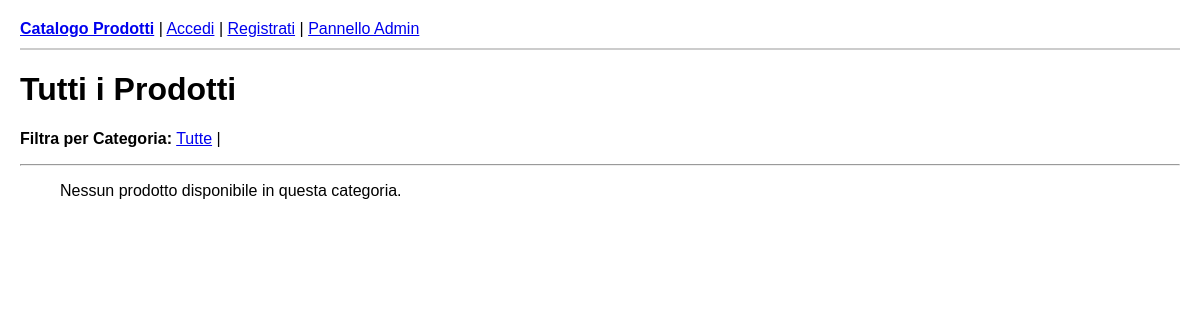
The app's page /, older data.
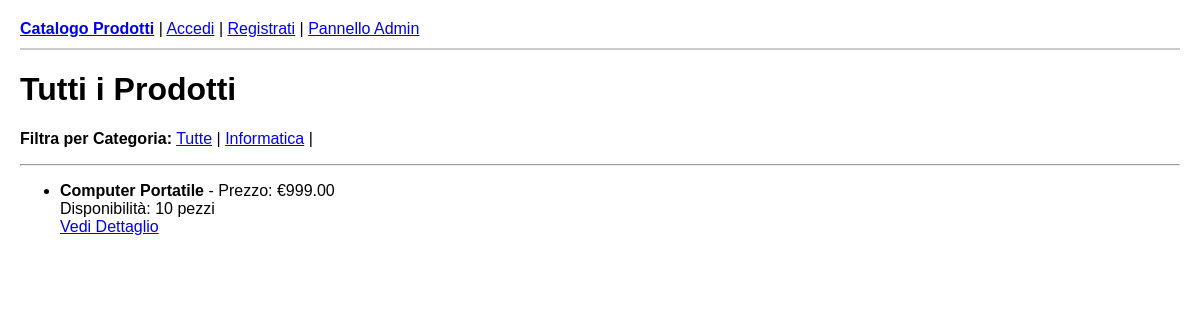
The same page, newer data.
### store/models.py (models this page shows, shortened)
class Category(models.Model):
    name = models.CharField(max_length=100, verbose_name="Nome Categoria")
    slug = models.SlugField(unique=True, verbose_name="Slug URL")
    description = models.TextField(blank=True, verbose_name="Descrizione")
    class Meta:
        verbose_name = "Categoria"
        verbose_name_plural = "Categorie"

class Product(models.Model):
    category = models.ForeignKey(Category, on_delete=models.CASCADE, related_name="products", verbose_name="Categoria")
    name = models.CharField(max_length=200, verbose_name="Nome Prodotto")
    description = models.TextField(verbose_name="Descrizione")
    price = models.DecimalField(max_digits=10, decimal_places=2, verbose_name="Prezzo (€)")
    stock = models.PositiveIntegerField(default=0, verbose_name="Quantità Disponibile")
    image_url = models.URLField(max_length=500, blank=True, null=True, verbose_name="URL Immagine")
    created_at = models.DateTimeField(auto_now_add=True, verbose_name="Data Aggiunta")
    class Meta:
        verbose_name = "Prodotto"
        verbose_name_plural = "Prodotti"

### store/views.py (the view)
# urls.py: path('', views.product_list, name='product_list'),
def product_list(request, category_slug=None):
    category = None
    categories = Category.objects.all()
    products = Product.objects.all().order_by('-created_at')
    if category_slug:
        category = get_object_or_404(Category, slug=category_slug)
        products = products.filter(category=category)
    context = {
        'category': category,
        'categories': categories,
        'products': products
    }
    return render(request, 'store/product_list.html', context)

### store/templates/store/product_list.html (shortened to what this page needs)
{% extends 'base.html' %}
{% block content %}
    <h1>{% if category %}{{ category.name }}{% else %}Tutti i Prodotti{% endif %}</h1>
    <p>
        <strong>Filtra per Categoria:</strong>
        <a href="{% url 'store:product_list' %}">Tutte</a> |
        {% for c in categories %}
            <a href="{% url 'store:product_list_by_category' c.slug %}">{{ c.name }}</a> |
        {% endfor %}
    </p>
    <hr>
    <ul>
        {% for product in products %}
            <li style="margin-bottom: 15px;">
                <strong>{{ product.name }}</strong> - Prezzo: €{{ product.price }} <br>
                Disponibilità: {{ product.stock }} pezzi <br>
                <a href="{% url 'store:product_detail' product.id %}">Vedi Dettaglio</a>
            </li>
        {% empty %}
            <p>Nessun prodotto disponibile in questa categoria.</p>
        {% endfor %}
    </ul>
{% endblock %}

### templates/base.html (shortened to what this page needs)
<!DOCTYPE html>
<html lang="it">
<head>
</head>
<body style="font-family: Arial, sans-serif; margin: 20px;">
    <nav style="border-bottom: 2px solid #ccc; padding-bottom: 10px; margin-bottom: 20px;">
        <a href="{% url 'store:product_list' %}"><strong>Catalogo Prodotti</strong></a> |
        {% if user.is_authenticated %}
            <span>Benvenuto, {{ user.username }}!</span> |
            <a href="{% url 'accounts:logout' %}">Esci (Logout)</a> |
        {% else %}
            <a href="{% url 'accounts:login' %}">Accedi</a> |
            <a href="{% url 'accounts:register' %}">Registrati</a> |
        {% endif %}
        <a href="/admin/">Pannello Admin</a>
    </nav>
    <main>
        {% block content %}
        {% endblock %}
    </main>
</body>
</html>

Row changes from the older to the newer data that the page shows:
added Category: name "Informatica"
added Product: name "Computer Portatile", price "999.00", stock "10"
Text that changed along with them:
text no longer shown: "Nessun prodotto disponibile in questa categoria."
